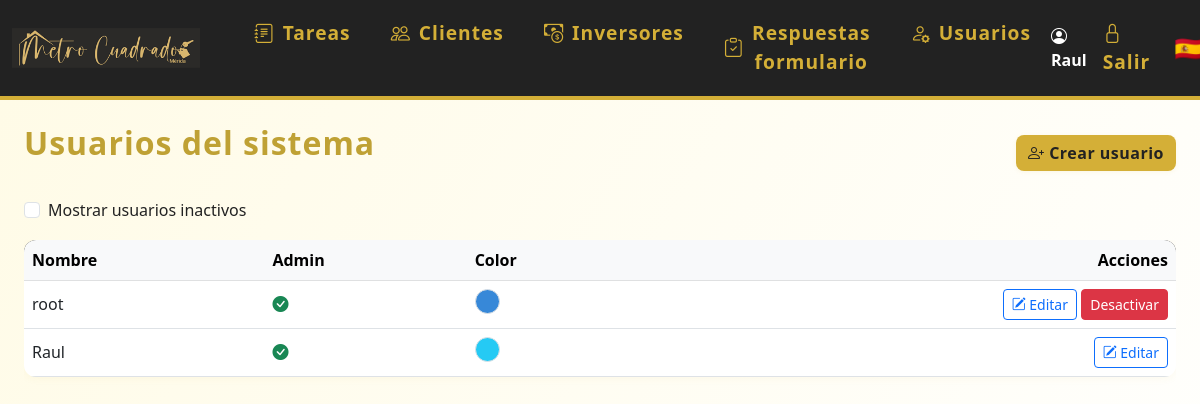
The page /usuarios (signed in) on the database as committed earlier.
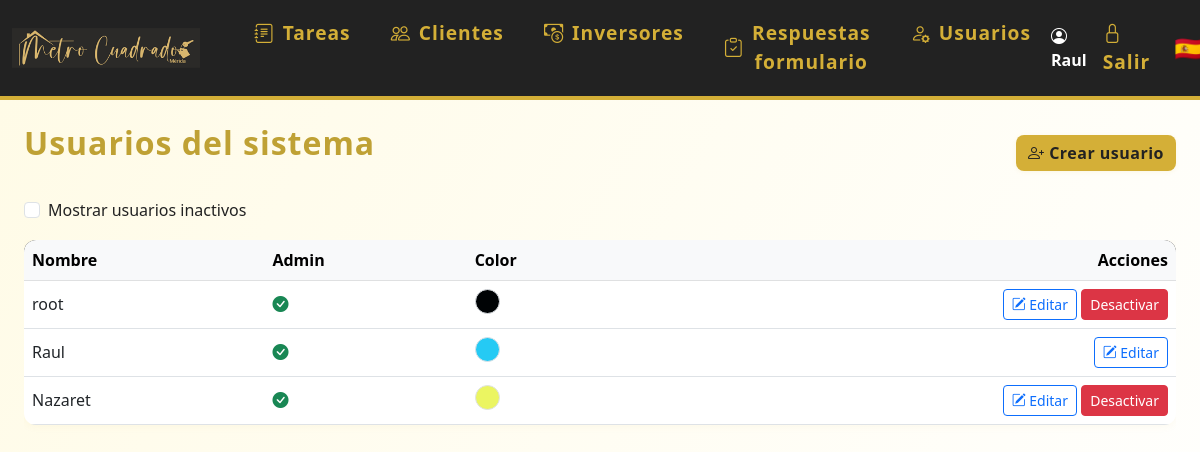
The same page on the database as committed later.
### models.py (models this page shows)
class Usuario(UserMixin, db.Model):
    id = db.Column(db.Integer, primary_key=True)
    nombre = db.Column(db.String(80), unique=True, nullable=False)
    password = db.Column(db.String(200), nullable=False)
    es_admin = db.Column(db.Boolean, default=False)
    color = db.Column(db.String(7), nullable=True, default='#3788d8') # Color en formato hex, e.g., #RRGGBB
    email = db.Column(db.String(120), unique=True, nullable=True)
    telefono = db.Column(db.String(20), unique=True, nullable=True)
    activo = db.Column(db.Boolean, default=True)  # Nuevo campo para desactivar usuario
    eventos = db.relationship('Evento', backref='usuario', lazy=True)
    tareas = db.relationship('Tarea', back_populates='usuario')

### app.py (the view)
@app.route('/usuarios')
@login_required
def usuarios():
    if not current_user.es_admin:
        flash('No tienes permiso para acceder a esta página.')
        return redirect(url_for('calendario'))
    mostrar_inactivos = request.args.get('inactivos') == '1'
    query = Usuario.query
    if not mostrar_inactivos:
        query = query.filter_by(activo=True)
    usuarios = query.all()
    return render_template('usuarios.html', usuarios=usuarios)

### app.py (called while the page is built)
@login_manager.user_loader
def load_user(user_id):
    return Usuario.query.get(int(user_id))

### templates/usuarios.html (shortened to what this page needs)
{% extends 'base.html' %}
{% block content %}
<div class="d-flex justify-content-between align-items-center mb-3">
    <h2>Usuarios del sistema</h2>
    <a href="{{ url_for('crear_usuario') }}" class="btn btn-primary">
        <i class="bi bi-person-plus"></i> Crear usuario
    </a>
</div>
<form method="get" class="mb-3" style="max-width:400px;">
    <div class="form-check">
        <input class="form-check-input" type="checkbox" value="1" id="mostrarInactivos" name="inactivos" onchange="this.form.submit()" {% if request.args.get('inactivos') == '1' %}checked{% endif %}>
        <label class="form-check-label" for="mostrarInactivos">
            Mostrar usuarios inactivos
        </label>
    </div>
</form>
<div class="table-responsive">
    <table class="table table-hover align-middle">
        <thead class="table-light">
            <tr>
                <th>Nombre</th>
                <th>Admin</th>
                <th>Color</th>
                <th class="text-end">Acciones</th>
            </tr>
        </thead>
        <tbody>
            {% for usuario in usuarios %}
            <tr>
                <td>{{ usuario.nombre }}</td>
                <td>
                    {% if usuario.es_admin %}
                        <i class="bi bi-check-circle-fill text-success" title="Sí"></i>
                    {% else %}
                        <i class="bi bi-x-circle-fill text-secondary" title="No"></i>
                    {% endif %}
                </td>
                <td>
                    <span style="display: inline-block; width: 25px; height: 25px; border-radius: 50%; background-color: {{ usuario.color or '#f8f9fa' }}; border: 1px solid #dee2e6;"></span>
                </td>
                <td class="text-end">
                    <a href="{{ url_for('editar_usuario', usuario_id=usuario.id) }}" class="btn btn-outline-primary btn-sm">
                        <i class="bi bi-pencil-square"></i> Editar
                    </a>
                    {% if current_user.es_admin and usuario.id != current_user.id %}
                        <form method="POST" action="{{ url_for('toggle_usuario', usuario_id=usuario.id) }}" style="display:inline;">
                            <button type="submit" class="btn btn-sm {% if usuario.activo %}btn-danger{% else %}btn-success{% endif %}" onclick="return confirm('¿Seguro que quieres {% if usuario.activo %}desactivar{% else %}activar{% endif %} este usuario?');">
                                {% if usuario.activo %}Desactivar{% else %}Activar{% endif %}
                            </button>
                        </form>
                    {% endif %}
                </td>
            </tr>
            {% else %}
            <tr>
                <td colspan="4" class="text-center"><em>No hay usuarios registrados.</em></td>
            </tr>
            {% endfor %}
        </tbody>
    </table>
</div>
{% endblock %}

### templates/base.html (shortened to what this page needs)
<!DOCTYPE html>
<html lang="es">
<head>
    <link rel="stylesheet" href="https://cdn.jsdelivr.net/npm/bootstrap@5.3.0/dist/css/bootstrap.min.css">
    <link rel="stylesheet" href="{{ url_for('static', filename='estilos.css') }}">
    <link rel="stylesheet" href="https://cdn.jsdelivr.net/npm/bootstrap-icons@1.10.5/font/bootstrap-icons.css">
</head>
<body class="d-flex flex-column vh-100">
{% if request.path != '/login' %}
<nav class="navbar navbar-expand-lg mb-4">
  <div class="container-fluid">
    <a class="navbar-brand d-flex align-items-center" href="/">
      <img src="{{ url_for('static', filename='logoraul.png') }}" alt="Logo" style="height:70px;margin-right:18px;">
    </a>
    <div class="collapse navbar-collapse" id="navbarNav">
      <ul class="navbar-nav me-auto mb-2 mb-lg-0">
        <li class="nav-item mx-1">
          <a class="nav-link btn btn-outline-success rounded-pill px-3 d-flex align-items-center gap-2" href="/">
            <i class="bi bi-journal-text"></i> Tareas
          </a>
        </li>
        <li class="nav-item mx-1">
          <a class="nav-link btn btn-outline-primary rounded-pill px-3 d-flex align-items-center gap-2" href="/clientes">
            <i class="bi bi-people"></i> Clientes
          </a>
        </li>
        <li class="nav-item mx-1">
          <a class="nav-link btn btn-outline-danger rounded-pill px-3 d-flex align-items-center gap-2" href="/inversores">
            <i class="bi bi-cash-coin"></i> Inversores
          </a>
        </li>
        {% if current_user.is_authenticated %}
        <li class="nav-item mx-1">
          <a class="nav-link btn btn-outline-secondary rounded-pill px-3 d-flex align-items-center gap-2" href="/respuestas_formulario">
            <i class="bi bi-clipboard-check"></i> Respuestas formulario
          </a>
        </li>
        {% endif %}
        {% if current_user.is_authenticated and current_user.es_admin %}
        <li class="nav-item mx-1">
          <a class="nav-link btn btn-outline-dark rounded-pill px-3 d-flex align-items-center gap-2" href="/usuarios">
            <i class="bi bi-person-gear"></i> Usuarios
          </a>
        </li>
        {% endif %}
      </ul>
      <ul class="navbar-nav align-items-center">
        {% if current_user.is_authenticated %}
        <li class="nav-item me-2">
          <span class="navbar-text fw-bold text-white"><i class="bi bi-person-circle"></i> {{ current_user.nombre }}</span>
        </li>
        <li class="nav-item"><a class="nav-link" href="/logout" title="Salir"><span class="bi bi-lock"></span> Salir</a></li>
        {% else %}
        <li class="nav-item"><a class="nav-link" href="/login" title="Entrar"><span class="bi bi-lock"></span> Entrar</a></li>
        {% endif %}
        <li class="nav-item ms-3"><span class="fs-4">🇪🇸</span></li>
      </ul>
    </div>
  </div>
</nav>
{% endif %}
<div class="container-fluid flex-grow-1 d-flex flex-column px-4">
    {% block content %}{% endblock %}
</div>
</body>
</html>

### static/estilos.css (style rules this page uses)
body { background: linear-gradient(120deg, #fffbe6 0%, #fff 100%); font-family: 'Segoe UI', 'Arial', sans-serif; color: #222; }
.navbar { background: #222 !important; border-bottom: 4px solid #d4af37; }
.navbar-brand, .navbar-nav .nav-link { color: #d4af37 !important; font-weight: 600; font-size: 1.2rem; letter-spacing: 1px; }
.navbar-brand img { height: 40px; margin-right: 10px; }
.btn-primary, .btn-success { background: #d4af37; border: none; color: #222; font-weight: 600; border-radius: 8px; box-shadow: 0 1px 4px rgba(212,175,55,0.10), 0 0 0 0 #d4af37; letter-spacing: 0.5px; transition: background 0.2s, color 0.2s, box-shadow 0.2s; }
.table thead { background: #222; color: #d4af37; }
h2 { color: #bfa134; font-weight: 700; letter-spacing: 1px; margin-bottom: 1.2rem; }
.table { border-radius: 12px; overflow: hidden; box-shadow: 0 1px 8px rgba(212,175,55,0.07); }

Rows that differ between the two databases and show on the page:
changed Usuario "root": color "#3788d8" → "#000305" (drawn)
added Usuario: nombre "Nazaret", es_admin True (drawn), activo "Desactivar"
